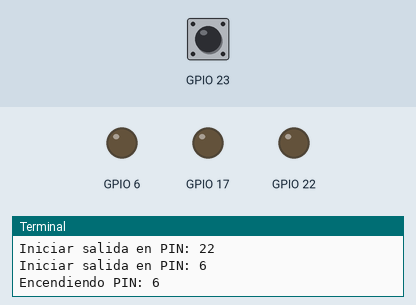
A program run on a simulated Raspberry Pi (BCM pin numbers). Shown: output pins drawn as LEDs (lit = HIGH), the last lines printed to the terminal. Inputs (shaded band) come from the test bench; at power-on: GPIO 23 HIGH. The clock reads 2024-03-15 10:24:30 at power-on unless the program sets it.

Above: at 1.2 s.
1.3 s: GPIO 23 pulled LOW for 0.15 s
At 1.9 s:
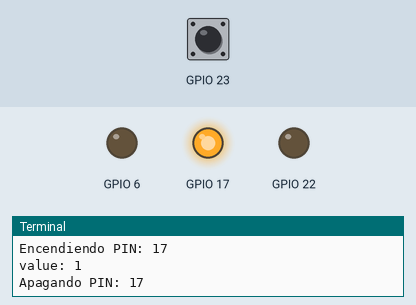
At 3.8 s:
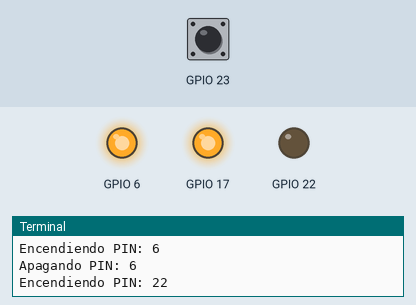
4.3 s: GPIO 23 pulled LOW for 1 s
10.3 s: GPIO 23 pulled LOW for 0.15 s
At 11.2 s:
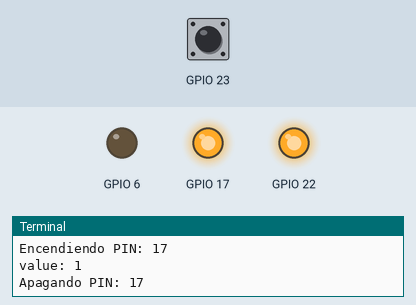
13.3 s: GPIO 23 pulled LOW for 3.2 s
Timing chart, 0 to 19.0 s (numbered marks = the images above; inputs shaded):
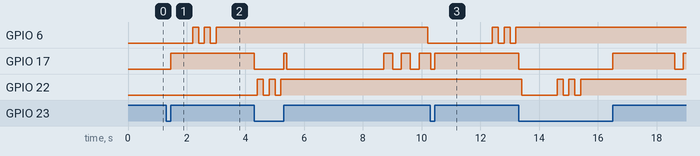

The program:

semaforo.py
```python
import RPi.GPIO as GPIO
import time
import datetime
GPIO.setmode(GPIO.BCM)

print datetime.datetime.now()

def iniciar_entrada(pin):
	GPIO.setup(pin, GPIO.IN, GPIO.PUD_UP)
	print "Iniciar entrada en PIN: " + str(pin)

def iniciar_salida(pin):
	GPIO.setup(pin , GPIO.OUT)
	print "Iniciar salida en PIN: " + str(pin)
	# GPIO como salida

def apagar(pin):
	# GPIO.output( pin , False )
	GPIO.output(pin, True)
	# GPIO.output(pin, GPIO.LOW)
	print "Apagando PIN: " + str(pin)

def delay(second):
	time.sleep( second )

def encender(pin):
	# GPIO.output( pin , True )
	GPIO.output(pin, False)
	# GPIO.output(pin , GPIO.HIGH)
	print "Encendiendo PIN: " + str(pin)

def limpiar():
	GPIO.cleanup()
	print "Limpiando ..."

def test1(channel):
	print "value: " + str( GPIO.input(channel) )
	if GPIO.input(channel) == 0:
		encender(17)
	else:
		apagar(17)

def test2():
	i = 0
	while i < 10:
		encender(17)
		delay(0.5)
		apagar(17)
		delay(0.5)
		i += 1

def parpadear(pin, cantidad, tiempo):
	print("pin: "+str(pin)+" cantidad: "+str(cantidad)+" tiempo: "+str(tiempo) )
	i = 1
	while i <= int(cantidad):
		encender(pin)
		delay(tiempo)
		apagar(pin)
		delay(tiempo)
		i=i+1


def semaforo():
	encender(6)
	delay(2)
	parpadear(6, 3, 0.2)
	encender(22)
	delay(1)
	parpadear(22, 3, 0.2)
	encender(17)
	delay(3)
	parpadear(17, 3, 0.3)

	# encender(17)
	# encender(22)
	# encender(6)


try:
	iniciar_entrada(23)
	iniciar_salida(17)  # rojo
	iniciar_salida(22)  # amarillo
	iniciar_salida(6)    # verde
	GPIO.add_event_detect(23, GPIO.BOTH, callback=test1)
	while True:
		semaforo()
	delay(2)
	print ("FIN!!!")
finally:
	limpiar()
```

Measured:
- after the input at 1.3 s, GPIO 17: LOW → HIGH after 0.15 s
- after the input at 10.3 s, GPIO 17: HIGH → LOW at once, → HIGH 0.15 s later
- by itself, GPIO 22: alternates HIGH for 0.20 s and LOW for 0.20 s, 5 changes in all, then stays HIGH
